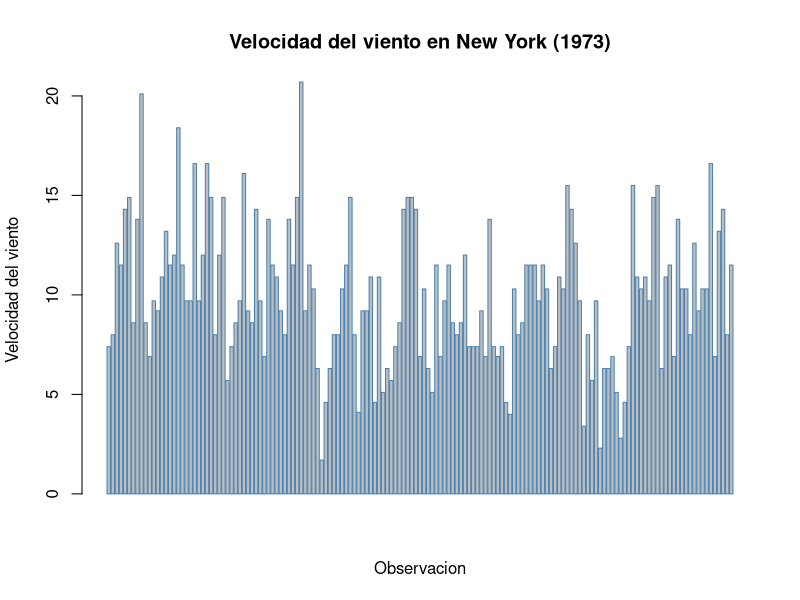
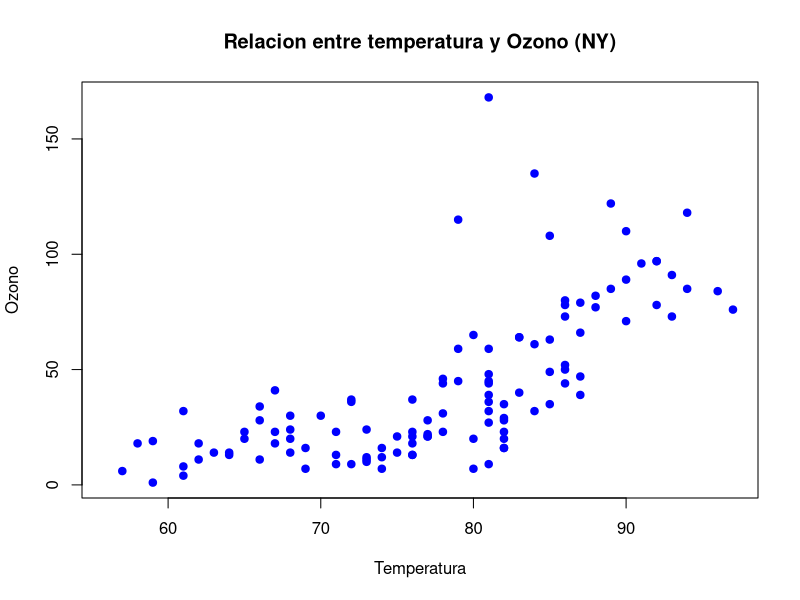
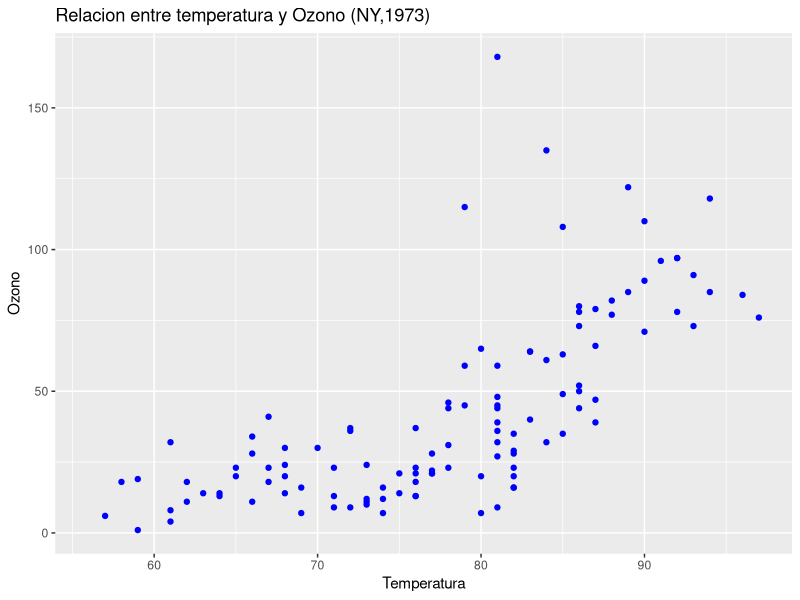
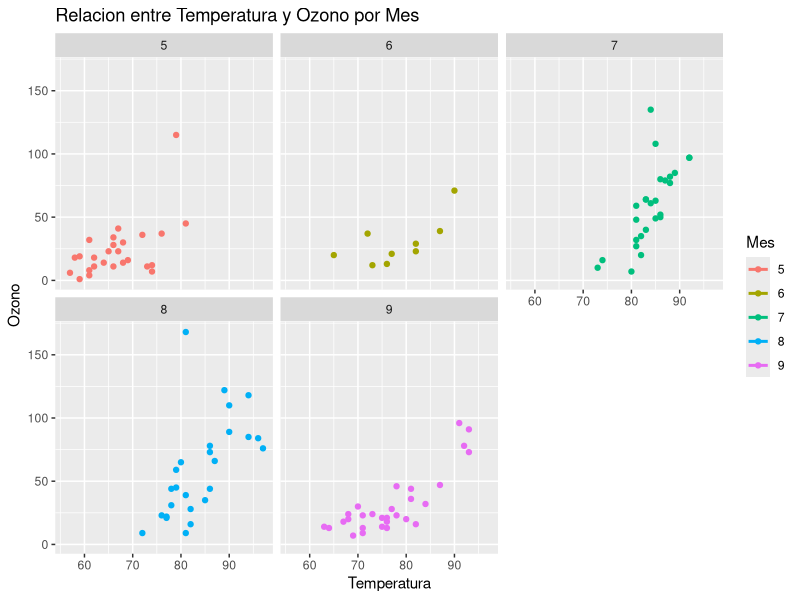
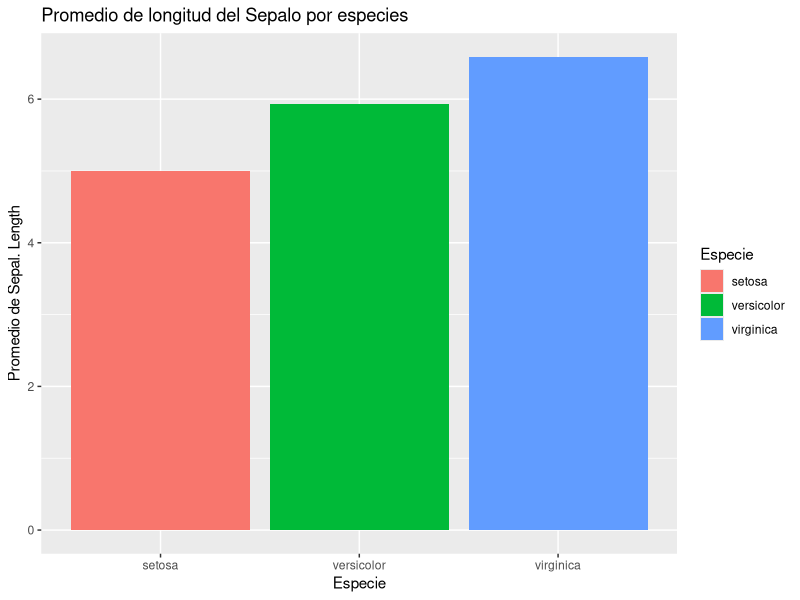

Write the R code that produced these figures, in order.
# ==============================================================================
# UNIVERSIDAD DE COSTA RICA  -  ESCUELA DE ESTADISTICA
# XS-0129  PROGRAMACION PARA ESTADISTICA I
# ------------------------------------------------------------------------------
# PRACTICA SEMANA 11: CONSTRUCCION DE GRAFICOS CON R
# MODALIDAD: TRABAJO COLABORATIVO EN GIT / GITHUB
# Valor: 1% adicional sobre nota de curso
# Fecha entrega máxima: martes 26/05/2026
# Entrega esperada: documento PDF con enlace a repositorio
# ==============================================================================
#
# Esta practica se realiza EN PAREJAS o EN GRUPOS DE TRES personas.
# El grupo entrega un UNICO archivo .R, pero administrado de forma colaborativa
# en un repositorio de GitHub. Cada integrante DEBE aportar al menos un ejercicio
# con sus propios commits, de modo que el historial demuestre la participacion
# individual de cada quien.
#
# ------------------------------------------------------------------------------
# DATOS DEL GRUPO
# ------------------------------------------------------------------------------
# Integrante A: Keylin Francinni Cervantes Mata   Carne: C4E080  GitHub: Cervantes-gif
# Integrante B: Esteban Vargas Rodriguez  Carne: C5K725  GitHub: stebanvr
# Integrante C: ______________________  Carne: __________  GitHub: ____________
#               (deje en blanco si el grupo es de dos personas)
#
# ------------------------------------------------------------------------------
# OBJETIVOS DE APRENDIZAJE
# ------------------------------------------------------------------------------
#   1. Construir e interpretar graficos con el paquete base de R.
#   2. Aplicar la gramatica de graficos del paquete ggplot2 por capas.
#   3. Representar informacion geografica mediante mapas en R.
#   4. INVESTIGAR de forma autonoma otras librerias de visualizacion de R,
#      documentarlas y compararlas con las herramientas vistas en clase.
#   5. Utilizar Git y GitHub para versionar y desarrollar codigo de forma
#      COLABORATIVA (clonar, ramas, commits, pull requests y fusiones).
#
# ==============================================================================
# INSTRUCCIONES GENERALES
# ==============================================================================
#   - Trabajen DENTRO de este mismo archivo .R. Escriban su codigo debajo de
#     cada enunciado, en las lineas marcadas con ">>> ESCRIBA SU CODIGO AQUI".
#   - NO borren los enunciados (lineas que inician con #). Forman parte de la
#     entrega y permiten evaluar la practica.
#   - Cuando se pida COMENTAR o INTERPRETAR, escriban la respuesta como
#     comentario (#) justo debajo del codigo correspondiente.
#   - El archivo debe ejecutarse SIN ERRORES de principio a fin. Verifiquenlo
#     con source() o Ctrl+Shift+Enter (RStudio) antes de la entrega final.
#   - Cada ejercicio indica su INTEGRANTE RESPONSABLE entre corchetes, por
#     ejemplo  [Responsable: Integrante B]. Esa persona debe escribir el codigo
#     y subirlo con SUS PROPIOS commits (ver Parte 5).
#   - Esta practica vale 100 puntos. La distribucion aparece en cada parte.
#   - Todos los ejercicios deben estar completos y no debe haber commits 
#     luego de las 11:59 de hoy 26/05/2026
#
# ------------------------------------------------------------------------------
# REPARTO DE EJERCICIOS ENTRE INTEGRANTES
# ------------------------------------------------------------------------------
#   Integrante A : Ej 1.1, Ej 1.4, Ej 2.1, Ej 2.4, Ej 3.2  + redacta el README
#   Integrante B : Ej 1.2, Ej 1.5, Ej 2.2, Ej 2.5, Ej 3.3  + Ficha 4.2
#   Integrante C : Ej 1.3, Ej 1.6, Ej 2.3, Ej 3.1, Ej 4.4
#   TODO EL GRUPO: Parte 0, Ej 4.1 (eleccion de libreria) y Ej 4.3 (ejemplo).
#
#   * SI EL GRUPO ES DE DOS PERSONAS: no existe Integrante C. Repartan sus
#     ejercicios de forma equitativa entre A y B y ANOTEN aqui como quedaron:
#     Ej 1.3 -> B  Ej 1.6 -> B  Ej 2.3 -> A   Ej 3.1 -> A
#     Ej 4.4 -> A
#
#   El reparto busca que cada persona practique graficos base, ggplot2 y mapas.
#   Esta permitido AYUDARSE entre integrantes, pero cada quien debe SUBIR con
#   sus propios commits los ejercicios de los que es responsable.
#
# ------------------------------------------------------------------------------
# CONJUNTOS DE DATOS
# ------------------------------------------------------------------------------
#   Se trabajara con datasets incluidos en la instalacion base de R, por lo que
#   NO se requiere descargar archivos. Exploren su documentacion con help():
#       help("airquality")   # calidad del aire (Nueva York, 1973)
#       help("mtcars")       # caracteristicas de 32 automoviles
#       help("iris")         # medidas de tres especies de flores
#       help("ToothGrowth")  # crecimiento dental en conejillos de indias
# ==============================================================================


# ==============================================================================
# PARTE 0 - PREPARACION DEL ENTORNO  (5 puntos)   [Responsable: TODO EL GRUPO]
# ==============================================================================
#
# 0.1  Limpien el entorno de trabajo y carguen los datos que utilizaran.
#      Verifiquen la estructura y un resumen de cada conjunto de datos.

rm(list = ls())          # limpia el entorno
data("airquality")
data("mtcars")
data("iris")
data("ToothGrowth")

# >>> ESCRIBA SU CODIGO AQUI: use str() y summary() sobre airquality y mtcars.

str(airquality)
summary(airquality)

str(mtcars)
summary(mtcars)

# 0.2  En un comentario, indiquen cuantas observaciones y cuantas variables
#      tiene 'airquality' y mencionen si contiene valores faltantes (NA).

nrow(airquality)
ncol(airquality)

sum(is.na(airquality))

#
# Respuesta 0.2: Airquality tiene 153 observaciones y 6 variales. Si contiene valores
# faltantes en total 44 variables NA


# ==============================================================================
# PARTE 1 - GRAFICOS BASE DE R  (25 puntos)
# ==============================================================================
# Recuerden los argumentos comunes de las funciones graficas base:
#   main  = titulo        xlab / ylab = etiquetas de ejes
#   col   = color         xlim / ylim = limites de los ejes
#   pch   = tipo de punto border = color del borde
# ------------------------------------------------------------------------------

# ------------------------------------------------------------------------------
# Ejercicio 1.1  GRAFICO DE BARRAS  (4 pts)        [Responsable: Integrante A]
# ------------------------------------------------------------------------------
# Construya un grafico de barras VERTICAL de la variable airquality$Wind.
# Asignele un titulo, una etiqueta de eje y un color de su eleccion.

# >>> ESCRIBA SU CODIGO AQUI:

#Ejercicio 1.1- Grafico de barras vertical de airquality$Wind

barplot(airquality$Wind,
        main = "Velocidad del viento en New York (1973)",
        xlab = "Observacion",
        ylab = "Velocidad del viento",
        border = "steelblue")


#Interpretacion Cervantes:  El grafico muestra la velocidad del viento registrada en los 153 dias. La ,ayoria de las observaciones se encuentran entre 7 y 15 mph. 
#Se observan algunos picos maximos que superan los 20 mph y muy pocos dias con viento cerca de 0 mph.



# ------------------------------------------------------------------------------
# Ejercicio 1.2  HISTOGRAMA  (4 pts)               [Responsable: Integrante B]
# ------------------------------------------------------------------------------
# Construya un histograma de airquality$Ozone. Modifique el argumento 'breaks'
# para obtener al menos dos versiones (por ejemplo breaks = 5 y breaks = 15).
# COMENTE como cambia la interpretacion al variar el numero de clases.

# >>> ESCRIBA SU CODIGO AQUI:



# Comentario 1.2: ______________________________________________________________



# ------------------------------------------------------------------------------
# Ejercicio 1.3  DIAGRAMA DE CAJAS  (4 pts)        [Responsable: Integrante C]
# ------------------------------------------------------------------------------
# Construya un diagrama de cajas de airquality$Temp SEGUN el mes (Temp ~ Month).
# Pista: use la formula  boxplot(Temp ~ Month, data = airquality, ...).
# Interprete: en que mes se observa la mayor temperatura mediana.

# >>> ESCRIBA SU CODIGO AQUI:



# Comentario 1.3: ______________________________________________________________



# ------------------------------------------------------------------------------
# Ejercicio 1.4  DIAGRAMA DE DISPERSION  (4 pts)   [Responsable: Integrante A]
# ------------------------------------------------------------------------------
# Construya un grafico de dispersion entre airquality$Temp (eje X) y
# airquality$Ozone (eje Y). Use pch = 19 y describa la relacion observada.

# >>> ESCRIBA SU CODIGO AQUI:

#Ejercicio 1.4

plot(airquality$Temp,
     airquality$Ozone,
     main = "Relacion entre temperatura y Ozono (NY)",
     xlab = "Temperatura",
     ylab = "Ozono",
     pch = 19,
     col = "blue")


# Comentario 1.4: Se observa una relacion positiva entre la temperatura y el nivel de ozono, a mayor
# temperatura, tiende a mayor concentracion de ozono. La relacion no es perfectamente lineal pero si hay una
# tendencia clara de aumento 


# ------------------------------------------------------------------------------
# Ejercicio 1.5  GRAFICO DE PIE  (4 pts)           [Responsable: Integrante B]
# ------------------------------------------------------------------------------
# A partir de mtcars, cuente cuantos automoviles tienen 4, 6 y 8 cilindros
# (variable 'cyl') y represente esa distribucion en un grafico de pie.
# Agregue al grafico el PORCENTAJE correspondiente a cada categoria.
# Pista: table(mtcars$cyl) y construya las etiquetas con paste0() y round().

# >>> ESCRIBA SU CODIGO AQUI:



# ------------------------------------------------------------------------------
# Ejercicio 1.6  MULTIPLES GRAFICOS Y EXPORTACION  (5 pts)  [Resp.: Integrante C]
# ------------------------------------------------------------------------------
# a) Use par(mfrow = c(1, 2)) para colocar DOS graficos base de su eleccion
#    lado a lado. Restablezca el panel con par(mfrow = c(1, 1)) al terminar.
# b) Exporte uno de sus graficos a un archivo PNG usando png() ... dev.off().
#    IMPORTANTE: agregue ese .png al .gitignore (vea la Parte 5) para NO
#    versionar imagenes generadas automaticamente.

# >>> ESCRIBA SU CODIGO AQUI:



# ==============================================================================
# PARTE 2 - GRAFICOS CON ggplot2  (20 puntos)
# ==============================================================================
# Recuerden la estructura por CAPAS de la gramatica de graficos:
#   ggplot(datos, aes(...)) +   # datos + mapeo estetico
#       geom_*()            +   # geometria (puntos, barras, lineas...)
#       scale_*()           +   # escalas (colores, ejes)
#       facet_*()           +   # paneles por subconjuntos
#       labs()              +   # titulos y etiquetas
#       theme_*()               # apariencia general
# ------------------------------------------------------------------------------

# 2.0  Instalen (si es necesario) y carguen el paquete.
# install.packages("ggplot2")   # descomente solo si aun no lo tiene instalado
library(ggplot2)

# ------------------------------------------------------------------------------
# Ejercicio 2.1  PRIMER GRAFICO ggplot2  (4 pts)   [Responsable: Integrante A]
# ------------------------------------------------------------------------------
# Reproduzca el diagrama de dispersion del Ejercicio 1.4 (Temp vs Ozone) pero
# ahora con ggplot2 y geom_point().

# >>> ESCRIBA SU CODIGO AQUI:

ggplot(airquality,
       aes(x = Temp, y = Ozone)) +
  geom_point(color = "blue", 
             pch = 19) +
  labs(title = "Relacion entre temperatura y Ozono (NY,1973)",
       x = "Temperatura",
       y = "Ozono")




# ------------------------------------------------------------------------------
# Ejercicio 2.2  MAPEO ESTETICO  (4 pts)           [Responsable: Integrante B]
# ------------------------------------------------------------------------------
# Al grafico anterior, agregue dentro de aes() el COLOR del punto segun el mes.
# Pista: como 'Month' es numerica, conviertala con factor(Month).
# COMENTE que aporta esta tercera variable a la lectura del grafico.

# >>> ESCRIBA SU CODIGO AQUI:



# Comentario 2.2: ______________________________________________________________



# ------------------------------------------------------------------------------
# Ejercicio 2.3  GEOMETRIAS ADICIONALES Y FACETAS  (4 pts)  [Resp.: Integrante A]
# ------------------------------------------------------------------------------
# Sobre el grafico del 2.2, agregue:
#   - una capa geom_smooth(method = "lm") para mostrar la tendencia lineal;
#   - un facet_wrap(~ Month) para separar un panel por mes.

# >>> ESCRIBA SU CODIGO AQUI:

ggplot(airquality, aes(x= Temp,
                       y= Ozone,
                       color = factor(Month))) +
  geom_point(pch = 19) +
  geom_smooth(method = "Im", se= FALSE) + # el method Im dibuja una linea de tendencia lineal sobre los puntos 
  facet_wrap(~ Month) + # lo que haces es que separa los meses en 5 partes de mayo a septiembre
  labs(title = "Relacion entre Temperatura y Ozono por Mes",
       x = "Temperatura",
       y = "Ozono",
       color = "Mes")



# ------------------------------------------------------------------------------
# Ejercicio 2.4  GRAFICO DE BARRAS CON ggplot2  (4 pts)  [Resp.: Integrante A]
# ------------------------------------------------------------------------------
# Con el dataset 'iris', construya un grafico de barras que muestre el promedio
# de Sepal.Length por especie (Species). Use stat = "summary", fun = "mean".

# >>> ESCRIBA SU CODIGO AQUI:

ggplot(iris, aes(x= Species,
                 y= Sepal.Length,
                 fill = Species)) +
  geom_bar(stat = "summary", fun = "mean") + # le dice a ggplot no cuente filas sino que calcule el promedio de sepal.length para cada especie
  labs(title = "Promedio de longitud del Sepalo por especies",
       x= "Especie",
       y= "Promedio de Sepal. Length",
       fill = "Especie") # colorea cada baraa de un color diferente segun la especie 


# ------------------------------------------------------------------------------
# Ejercicio 2.5  PERSONALIZACION COMPLETA  (4 pts) [Responsable: Integrante B]
# ------------------------------------------------------------------------------
# Tome cualquiera de los graficos anteriores y combine TODAS las capas:
# labs() con titulo, subtitulo, etiquetas de ejes y fuente; un scale_*() para
# personalizar colores; y un theme_*() distinto al predeterminado.

# >>> ESCRIBA SU CODIGO AQUI:



# ==============================================================================
# PARTE 3 - GRAFICOS CON MAPAS  (15 puntos)
# ==============================================================================
# 3.0  Instalen (si es necesario) y carguen el paquete 'maps'.
# install.packages("maps", dep = TRUE)   # descomente si aun no lo tiene
library(maps)

# ------------------------------------------------------------------------------
# Ejercicio 3.1  MAPA BASE  (5 pts)                [Responsable: Integrante C]
# ------------------------------------------------------------------------------
# Dibuje el mapa del mundo con map(database = "world").
# Luego dibuje UNICAMENTE el mapa de un pais a su eleccion.
# Pista: map("world", regions = "Costa Rica", fill = TRUE, col = "lightgreen").

# >>> ESCRIBA SU CODIGO AQUI:



# ------------------------------------------------------------------------------
# Ejercicio 3.2  MAPA POLIGONAL CON ggplot2  (5 pts)  [Resp.: Integrante A]
# ------------------------------------------------------------------------------
# Use map_data() para obtener el contorno de un pais o region y dibujelo con
# ggplot2 + geom_polygon(). Aplique coord_quickmap() para corregir la escala.
# Pista:
#   region <- map_data("world", region = "Costa Rica")
#   ggplot(region, aes(long, lat, group = group)) +
#       geom_polygon(...) + coord_quickmap()

# >>> ESCRIBA SU CODIGO AQUI:



# ------------------------------------------------------------------------------
# Ejercicio 3.3  AGREGAR PUNTOS AL MAPA  (5 pts)   [Responsable: Integrante B]
# ------------------------------------------------------------------------------
# Sobre el mapa anterior, agregue uno o varios puntos con coordenadas conocidas
# (por ejemplo, la ciudad donde vive cada integrante del grupo). Use geom_point()
# y, opcionalmente, geom_text() o annotate() para etiquetar el punto.
# Pista: San Jose, Costa Rica  ->  long = -84.09, lat = 9.93

# >>> ESCRIBA SU CODIGO AQUI:



# ==============================================================================
# PARTE 4 - INVESTIGACION: OTRAS LIBRERIAS DE GRAFICOS EN R  (20 puntos)
# ==============================================================================
#
# El ecosistema de R ofrece MUCHAS librerias de visualizacion mas alla del
# paquete base, ggplot2 y maps. En esta parte el grupo debera INVESTIGAR de
# forma autonoma y aplicar una de ellas.
#
# ------------------------------------------------------------------------------
# 4.1  SELECCION DE LA LIBRERIA  (2 pts)           [Responsable: TODO EL GRUPO]
# ------------------------------------------------------------------------------
# Elijan UNA libreria de la siguiente lista (o propongan otra y consultenla con
# la persona docente). Anoten su eleccion en el comentario indicado.
#
#   GRAFICOS INTERACTIVOS
#     - plotly        : convierte graficos en interactivos (zoom, hover).
#     - highcharter   : graficos interactivos basados en Highcharts.
#     - dygraphs      : series de tiempo interactivas.
#
#   EXTENSIONES DE ggplot2
#     - ggridges      : graficos de densidad superpuestos ("joyplots").
#     - gganimate     : animaciones a partir de graficos ggplot2.
#     - patchwork     : combina varios graficos ggplot2 en un mismo panel.
#     - ggpubr        : graficos con apariencia "lista para publicar".
#     - ggthemes      : temas y paletas adicionales para ggplot2.
#
#   MAPAS INTERACTIVOS
#     - leaflet       : mapas interactivos con marcadores y capas.
#     - tmap          : mapas tematicos (modo estatico e interactivo).
#
#   GRAFICOS ESPECIALIZADOS
#     - corrplot      : visualizacion de matrices de correlacion.
#     - treemap       : mapas de arbol (treemaps) jerarquicos.
#     - GGally        : matrices de graficos y graficos de pares.
#     - wordcloud     : nubes de palabras.
#     - lattice       : sistema de graficos alternativo (graficos en celosia).
#
# Libreria elegida: ____________________________________________________________
# Justifiquen en una o dos lineas por que la eligieron:
#   ___________________________________________________________________________
#
# ------------------------------------------------------------------------------
# 4.2  FICHA DE DOCUMENTACION  (6 pts)             [Responsable: Integrante B]
# ------------------------------------------------------------------------------
# Investiguen en la documentacion oficial (CRAN, viñetas, sitio del paquete) y
# COMPLETEN la siguiente ficha como comentarios. Indiquen las fuentes.
#
#   a) Nombre del paquete y autor(es) principales:
#      _________________________________________________________________________
#   b) Para que tipo de visualizaciones se utiliza:
#      _________________________________________________________________________
#   c) Funcion(es) principal(es) del paquete y que hace cada una:
#      _________________________________________________________________________
#   d) Una ventaja y una limitacion frente al paquete base o ggplot2:
#      Ventaja:    ______________________________________________________________
#      Limitacion: ______________________________________________________________
#   e) Fuentes consultadas (al menos dos, con su enlace):
#      1) _______________________________________________________________________
#      2) _______________________________________________________________________
#
# ------------------------------------------------------------------------------
# 4.3  EJEMPLO APLICADO  (8 pts)                   [Responsable: TODO EL GRUPO]
# ------------------------------------------------------------------------------
# Instalen y carguen la libreria elegida. Luego construyan UN grafico funcional
# con alguno de los datasets de esta practica (airquality, mtcars, iris o
# ToothGrowth). El grafico debe tener titulo y etiquetas de ejes claras.
# Documenten cada paso con comentarios.
#
# SUGERENCIA DE COLABORACION: este ejercicio es del grupo completo. Trabajenlo
# en una rama compartida (por ejemplo 'feature/parte4') y resuelvan en conjunto
# cualquier conflicto de fusion que aparezca.

# install.packages("__________")   # escriba aqui el nombre de su libreria
# library(__________)

# >>> ESCRIBA SU CODIGO AQUI:



# ------------------------------------------------------------------------------
# 4.4  COMPARACION Y REFLEXION  (4 pts)            [Responsable: Integrante C]
# ------------------------------------------------------------------------------
# Reproduzca un grafico EQUIVALENTE o lo mas parecido posible al del punto 4.3
# usando el paquete base o ggplot2. Luego responda en comentarios:
#
#   a) Que diferencias noto en la cantidad y claridad del codigo:
#      _________________________________________________________________________
#   b) En que situacion recomendaria usar la libreria investigada y en cual
#      preferiria el paquete base o ggplot2:
#      _________________________________________________________________________

# >>> ESCRIBA AQUI EL GRAFICO EQUIVALENTE CON BASE O ggplot2:



# ==============================================================================
# PARTE 5 - TRABAJO COLABORATIVO CON GIT Y GITHUB  (15 puntos)
# ==============================================================================
#
# Esta parte NO se "programa" en R: se EVIDENCIA en el repositorio de GitHub del
# grupo. Sigan el flujo de trabajo descrito abajo. Todos los comandos de Git se
# escriben en la TERMINAL del sistema (no en la consola de R), o pueden usar el
# panel Git de RStudio / GitHub Desktop si lo prefieren.
#
# ------------------------------------------------------------------------------
# 5.1  CREACION Y CONFIGURACION DEL REPOSITORIO  (4 pts)
# ------------------------------------------------------------------------------
# a) UNA sola persona del grupo crea en GitHub un repositorio llamado:
#       XS0129-P11-Apellido1-Apellido2
#    Configurelo como público e inicialicelo con un archivo README.md.
#
# b) Esa persona agrega como COLABORADORES (Settings > Collaborators) a:
#       - cada integrante del grupo (con su usuario de GitHub), y
#       - el usuario de la persona docente:  __________________ (a indicar).
#
# c) Cada integrante CLONA el repositorio en su computadora:
#       git clone https://github.com/usuario/XS0129-P11-Apellido1-Apellido2.git
#
# d) Coloquen este archivo .R dentro del repositorio y configuren su identidad
#    (la primera vez en cada computadora):
#       git config --global user.name  "Nombre Apellido"
#       git config --global user.email "correo@ucr.ac.cr"
#
# ------------------------------------------------------------------------------
# 5.2  ARCHIVOS DEL REPOSITORIO  (3 pts)
# ------------------------------------------------------------------------------
# El repositorio debe contener al menos:
#   - Practica_Semana_11_-_Graficos_en_R.R   (este archivo)
#   - README.md   : redactado por el Integrante A. Debe incluir el nombre del
#                   curso, los integrantes del grupo y una breve descripcion.
#   - .gitignore  : debe ignorar archivos generados (por ejemplo *.png del
#                   Ejercicio 1.6, la carpeta .Rproj.user/ y el archivo .Rhistory).
#
#   Contenido sugerido para .gitignore:
#       .Rhistory
#       .RData
#       .Rproj.user/
#       *.png
#
# ------------------------------------------------------------------------------
# 5.3  FLUJO DE TRABAJO POR RAMAS Y COMMITS  (5 pts)
# ------------------------------------------------------------------------------
# Cada integrante trabaja sus ejercicios asignados en SU PROPIA RAMA y luego
# los integra mediante un Pull Request. Pasos para cada integrante:
#
#   1) Actualizar la rama principal y crear la rama personal:
#        git checkout main
#        git pull origin main
#        git checkout -b parte-integranteA      # use su letra: A, B o C
#
#   2) Escribir el codigo de SUS ejercicios en este archivo y guardarlo.
#
#   3) Registrar el avance con commits. Haga UN COMMIT POR EJERCICIO, usando
#      mensajes claros que incluyan el numero del ejercicio. Ejemplos:
#        git add Practica_Semana_11_-_Graficos_en_R.R
#        git commit -m "Ej 1.1: grafico de barras vertical de Wind"
#        git commit -m "Ej 2.1: dispersion Temp vs Ozone con ggplot2"
#
#   4) Subir la rama al repositorio remoto:
#        git push origin parte-integranteA
#
#   5) En GitHub, abrir un PULL REQUEST de su rama hacia 'main'. Otro
#      integrante debe REVISARLO y aprobarlo antes de fusionarlo (merge).
#
# REQUISITO MINIMO VERIFICABLE: en el historial (git log o la pestaña Insights
# de GitHub) debe constar que CADA integrante realizo, como minimo, UN commit
# por cada ejercicio del que es responsable, con su propia cuenta de GitHub.
#
# ------------------------------------------------------------------------------
# 5.4  RESOLUCION DE CONFLICTOS Y BITACORA  (3 pts)
# ------------------------------------------------------------------------------
# Como todos editan el mismo archivo, es probable que aparezca al menos un
# CONFLICTO DE FUSION al hacer merge. Resuelvanlo en conjunto y, una vez
# terminada la practica, completen abajo una breve bitacora del trabajo.
#
#   BITACORA DEL GRUPO (responder como comentarios):
#   a) Cuantas ramas y cuantos pull requests crearon en total:
#      _________________________________________________________________________
#   b) Describan brevemente un conflicto de fusion que enfrentaron y como lo
#      resolvieron (o expliquen como lo evitaron):
#      _________________________________________________________________________
#   c) Que aprendio el grupo sobre el trabajo colaborativo con Git:
#      _________________________________________________________________________
#
# ==============================================================================
# RUBRICA DE EVALUACION (resumen)
# ==============================================================================
#   Parte 0  - Preparacion del entorno ............................   5 pts
#   Parte 1  - Graficos base de R .................................  25 pts
#   Parte 2  - Graficos con ggplot2 ...............................  20 pts
#   Parte 3  - Graficos con mapas .................................  15 pts
#   Parte 4  - Investigacion de otras librerias ...................  20 pts
#   Parte 5  - Trabajo colaborativo con Git y GitHub ..............  15 pts
#                                                            TOTAL = 100 pts
#
#   CONSIDERACIONES SOBRE LA NOTA DE GRUPO:
#   - Se descuentan hasta 5 puntos si el archivo NO se ejecuta completo sin
#     errores o si se eliminan los enunciados originales.
#   - El historial de commits es individual: si un integrante NO presenta
#     commits propios de sus ejercicios asignados, esos puntos NO se le
#     acreditan, aunque el ejercicio aparezca resuelto en el archivo final.
#   - La entrega consiste en compartir la URL del repositorio (con la persona
#     docente ya agregada como colaboradora). NO se reciben archivos por correo.
#
# ==============================================================================
# FIN DE LA PRACTICA - SEMANA 11
# ==============================================================================
